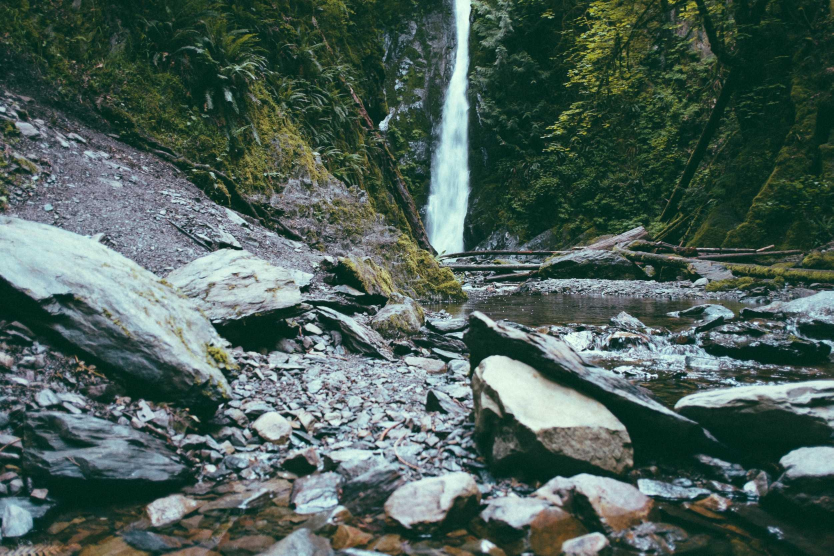
#> input picture images/15-2500x1667.jpg, 2500 x 1667 px (shown at 1/3 size)
$ python practice.py
#> lines starting #> are read from the running program, lines starting #| are printed output that depends on the picture
# 修改圖片尺寸
import os
import glob
from PIL import Image

images = glob.glob('./images/*.[Jj][Pp][Gg]')
# 打包的路徑
# images = glob.glob('./images/*.[Jj][Pp][Gg]')
resize_w = int(input('請輸入縮圖寬度:'))
#> the answer given: 100
qu = int(input('請輸入品質(0-100):'))
#> the answer given: 3
deg = int(input('請輸入旋轉角度:'))
#> the answer given: 3

for idx, image in enumerate(images):
    img = Image.open(image)
#> img is the input picture: PIL image 2500x1667 RGB; mean R, G, B 76.3, 95.6, 88.4

    # print(image.size)
    # print(image.size[0])
    # print(image.size[1])

    w = img.size[0]
#> w = 2500
    h = img.size[1]
#> h = 1667

    resize_h = int(h * resize_w / w)
#> resize_h = 66

    print(resize_h)
#| 66

    small_image = img.resize((resize_w,resize_h))
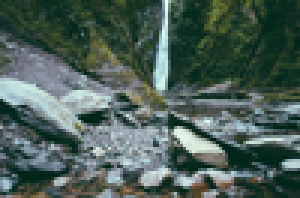
#> small_image: PIL image 100x66 RGB (shown 3 times larger); mean R, G, B 76.3, 95.6, 88.4

    small_image = small_image.rotate(deg, expand=1)
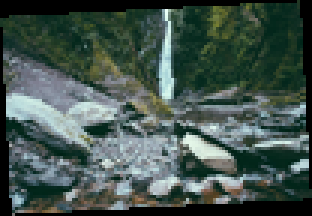
#> small_image: PIL image 104x72 RGB (shown 3 times larger); mean R, G, B 67.2, 84.1, 77.8

    os.makedirs('small',exist_ok=True)

    small_image.save(f'small/small-{idx + 1}.jpg',quality=qu, subsampling=1)
#> pass 2 of the loop `for idx, image in enumerate(images):`:
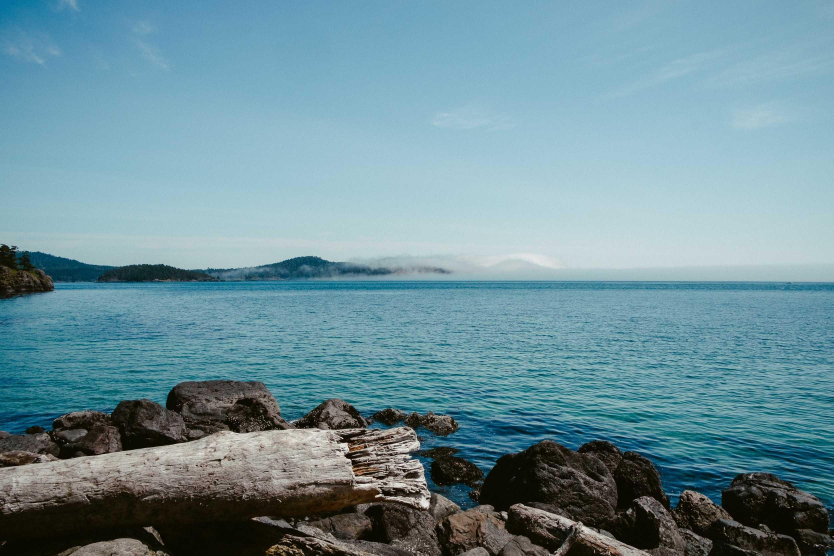
#> input picture images/16-2500x1667.jpg, 2500 x 1667 px (shown at 1/3 size)
#> img is the input picture: PIL image 2500x1667 RGB; mean R, G, B 109.9, 144.4, 154.5
#| 66
#> `small_image = img.resize((resize_w,resize_h))`:
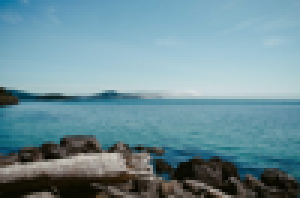
#> small_image: PIL image 100x66 RGB (shown 3 times larger); mean R, G, B 109.9, 144.4, 154.5
#> `small_image = small_image.rotate(deg, expand=1)`:
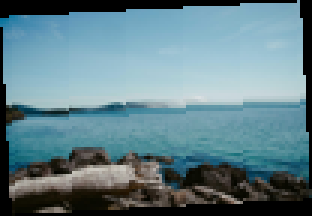
#> small_image: PIL image 104x72 RGB (shown 3 times larger); mean R, G, B 96.8, 127.2, 136.2
